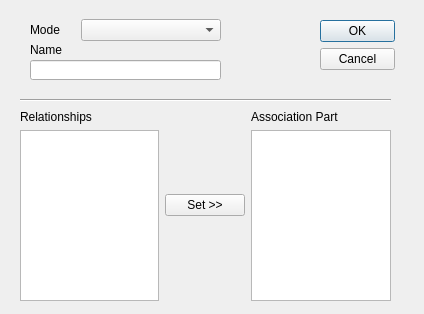
<?xml version="1.0" encoding="UTF-8"?>
<ui version="4.0">
 <class>associationdialog</class>
 <widget class="QDialog" name="associationdialog">
  <property name="geometry">
   <rect>
    <x>0</x>
    <y>0</y>
    <width>424</width>
    <height>314</height>
   </rect>
  </property>
  <property name="windowTitle">
   <string>Dialog</string>
  </property>
  <widget class="QWidget" name="layoutWidget">
   <property name="geometry">
    <rect>
     <x>30</x>
     <y>19</y>
     <width>191</width>
     <height>22</height>
    </rect>
   </property>
   <layout class="QHBoxLayout" name="horizontalLayout_2">
    <item>
     <widget class="QLabel" name="label">
      <property name="maximumSize">
       <size>
        <width>45</width>
        <height>16777215</height>
       </size>
      </property>
      <property name="text">
       <string>Mode</string>
      </property>
     </widget>
    </item>
    <item>
     <widget class="QComboBox" name="modeComboBox"/>
    </item>
   </layout>
  </widget>
  <widget class="Line" name="line">
   <property name="geometry">
    <rect>
     <x>20</x>
     <y>90</y>
     <width>371</width>
     <height>20</height>
    </rect>
   </property>
   <property name="orientation">
    <enum>Qt::Horizontal</enum>
   </property>
  </widget>
  <widget class="QWidget" name="layoutWidget_2">
   <property name="geometry">
    <rect>
     <x>20</x>
     <y>110</y>
     <width>371</width>
     <height>191</height>
    </rect>
   </property>
   <layout class="QHBoxLayout" name="horizontalLayout">
    <item>
     <layout class="QVBoxLayout" name="verticalLayout_2">
      <item>
       <widget class="QLabel" name="label_3">
        <property name="text">
         <string>Relationships</string>
        </property>
       </widget>
      </item>
      <item>
       <widget class="QListWidget" name="listEnt"/>
      </item>
     </layout>
    </item>
    <item>
     <layout class="QVBoxLayout" name="verticalLayout">
      <item>
       <widget class="QPushButton" name="pushAdd">
        <property name="text">
         <string>Set &gt;&gt;</string>
        </property>
       </widget>
      </item>
     </layout>
    </item>
    <item>
     <layout class="QVBoxLayout" name="verticalLayout_3">
      <item>
       <widget class="QLabel" name="label_4">
        <property name="text">
         <string>Association Part</string>
        </property>
       </widget>
      </item>
      <item>
       <widget class="QListWidget" name="listSub"/>
      </item>
     </layout>
    </item>
   </layout>
  </widget>
  <widget class="QDialogButtonBox" name="buttonBox">
   <property name="geometry">
    <rect>
     <x>320</x>
     <y>20</y>
     <width>75</width>
     <height>76</height>
    </rect>
   </property>
   <property name="orientation">
    <enum>Qt::Vertical</enum>
   </property>
   <property name="standardButtons">
    <set>QDialogButtonBox::Cancel|QDialogButtonBox::Ok</set>
   </property>
  </widget>
  <widget class="QLineEdit" name="lineEdit">
   <property name="geometry">
    <rect>
     <x>30</x>
     <y>60</y>
     <width>191</width>
     <height>20</height>
    </rect>
   </property>
  </widget>
  <widget class="QLabel" name="label_2">
   <property name="geometry">
    <rect>
     <x>30</x>
     <y>40</y>
     <width>45</width>
     <height>20</height>
    </rect>
   </property>
   <property name="maximumSize">
    <size>
     <width>45</width>
     <height>16777215</height>
    </size>
   </property>
   <property name="text">
    <string>Name</string>
   </property>
  </widget>
 </widget>
 <resources/>
 <connections/>
</ui>
